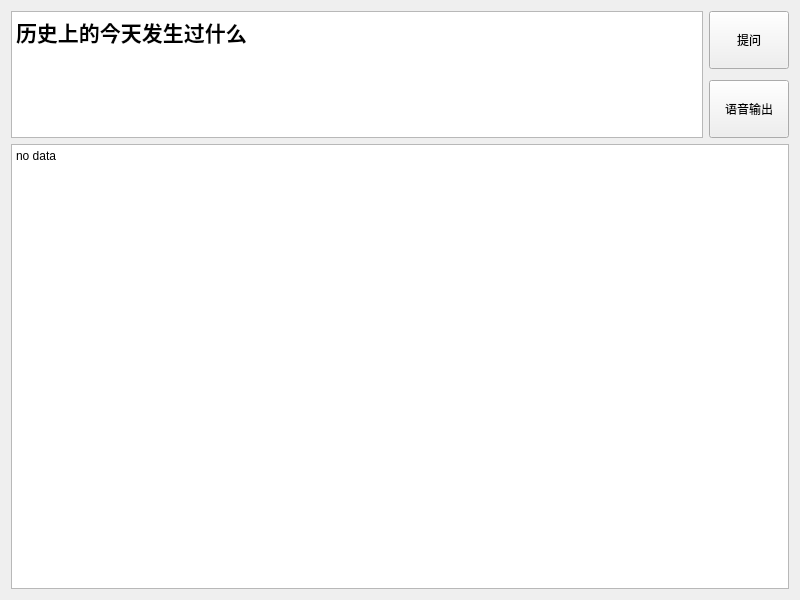
<?xml version="1.0" encoding="UTF-8"?>
<ui version="4.0">
 <class>Widget</class>
 <widget class="QWidget" name="Widget">
  <property name="geometry">
   <rect>
    <x>0</x>
    <y>0</y>
    <width>800</width>
    <height>600</height>
   </rect>
  </property>
  <property name="windowTitle">
   <string>Google Gemini</string>
  </property>
  <layout class="QVBoxLayout" name="verticalLayout_3">
   <item>
    <layout class="QVBoxLayout" name="verticalLayout_2" stretch="2,7">
     <item>
      <layout class="QHBoxLayout" name="horizontalLayout">
       <item>
        <widget class="QPlainTextEdit" name="textInput">
         <property name="font">
          <font>
           <pointsize>16</pointsize>
           <bold>true</bold>
          </font>
         </property>
         <property name="plainText">
          <string>历史上的今天发生过什么</string>
         </property>
        </widget>
       </item>
       <item>
        <layout class="QVBoxLayout" name="verticalLayout">
         <item>
          <widget class="QPushButton" name="btnAsk">
           <property name="sizePolicy">
            <sizepolicy hsizetype="Minimum" vsizetype="Preferred">
             <horstretch>0</horstretch>
             <verstretch>0</verstretch>
            </sizepolicy>
           </property>
           <property name="text">
            <string>提问</string>
           </property>
          </widget>
         </item>
         <item>
          <spacer name="verticalSpacer">
           <property name="orientation">
            <enum>Qt::Vertical</enum>
           </property>
           <property name="sizeType">
            <enum>QSizePolicy::Maximum</enum>
           </property>
           <property name="sizeHint" stdset="0">
            <size>
             <width>50</width>
             <height>5</height>
            </size>
           </property>
          </spacer>
         </item>
         <item>
          <widget class="QPushButton" name="btnSay">
           <property name="sizePolicy">
            <sizepolicy hsizetype="Minimum" vsizetype="Preferred">
             <horstretch>0</horstretch>
             <verstretch>0</verstretch>
            </sizepolicy>
           </property>
           <property name="text">
            <string>语音输出</string>
           </property>
          </widget>
         </item>
        </layout>
       </item>
      </layout>
     </item>
     <item>
      <widget class="QPlainTextEdit" name="testOutput">
       <property name="plainText">
        <string>no data</string>
       </property>
      </widget>
     </item>
    </layout>
   </item>
  </layout>
 </widget>
 <resources/>
 <connections/>
</ui>
